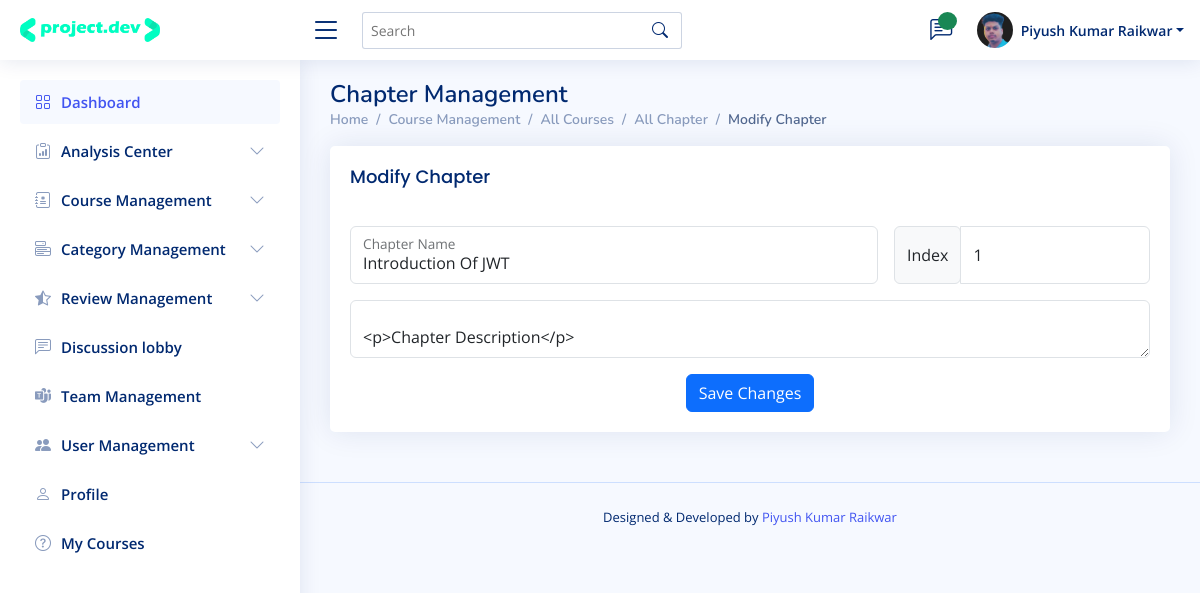
/admin/chapter_management_edit.php?id=11&course_id=57 (signed in), run on the app's committed database.
### tables this page shows
CREATE TABLE `chapter` (
  `chapter_id` int(11) NOT NULL,
  `chapter_index` int(11) NOT NULL,
  `chapter_title` varchar(255) NOT NULL,
  `chapter_description` text NOT NULL,
  `course_id` int(11) NOT NULL,
  `chapter_entry_date` varchar(255) NOT NULL,
  `user_id` varchar(255) NOT NULL,
  `user_email` varchar(255) NOT NULL,
  `active_record` varchar(255) NOT NULL DEFAULT 'Yes'
);

### admin/chapter_management_edit.php (the view, shortened to what this page needs)
<?php include('admin_header.php');
$id = $_GET['id'];
$course_id = $_GET['course_id']; ?>
<body>
  <?php include("navbar.php") ?>
  <?php include('sidebar.php') ?>
  <main id="main" class="main">
    <div class="pagetitle">
      <h1>Chapter Management</h1>
      <nav>
        <ol class="breadcrumb">
          <li class="breadcrumb-item"><a href="index.php">Home</a></li>
          <li class="breadcrumb-item">Course Management</li>
          <li class="breadcrumb-item">All Courses</li>
          <li class="breadcrumb-item">All Chapter</li>
          <li class="breadcrumb-item active">Modify Chapter</li>
        </ol>
      </nav>
    </div>
    <section class="section">
      <div class="row">
        <div class="col-lg-12">
          <div class="card">
            <div class="card-body">
              <h5 class="card-title">Modify Chapter</h5>
              <?php
              $sql_fetch_all_chapter = "SELECT * FROM chapter WHERE chapter_id = '{$id}' AND course_id = '{$course_id}'";
              $result_sql_fetch_all_chapter = mysqli_query($conn, $sql_fetch_all_chapter) or die("Query Failed!!");
              if (mysqli_num_rows($result_sql_fetch_all_chapter) > 0) {
                while ($row_sql_fetch_all_chapter = mysqli_fetch_assoc($result_sql_fetch_all_chapter)) {
              ?>
                  <form class="row g-3" action="<?php $_SERVER['PHP_SELF'] ?>" method="POST" enctype="multipart/form-data" autocomplete="on">
                    <div class="col-md-8">
                      <div class="form-floating mt-3">
                        <input type="text" class="form-control" id="floatingName" placeholder="Course Name" name='course_name' value="<?php echo $row_sql_fetch_all_chapter['chapter_title'] ?>" required>
                        <label for="floatingName">Chapter Name</label>
                      </div>
                    </div>
                    <div class="col-md-4">
                      <div class="input-group mt-3">
                        <div class="input-group-prepend">
                          <span class="input-group-text py-3">Index</span>
                        </div>
                        <input type="number" class="form-control py-3" placeholder="Chapter Index" name='chapter_index' value="<?php echo $row_sql_fetch_all_chapter['chapter_index'] ?>" required>
                      </div>
                    </div>
                    <div class="col-md-12">
                      <div class="form-floating">
                        <textarea name="description" id="editor" class="form-control"><?php echo $row_sql_fetch_all_chapter['chapter_description'] ?></textarea>
                      </div>
                    </div>
                    <div class="text-center">
                      <button type="submit" class="btn btn-primary" name="save" required>Save Changes</button>
                    </div>
                  </form>
              <?php }
              } ?>
            </div>
          </div>
        </div>
      </div>
    </section>
  </main>
  <?php include('admin_footer.php') ?>

### admin/assets/css/style.css (style rules this page uses)
:root { scroll-behavior: smooth; }
body { font-family: "Open Sans", sans-serif; background: #f6f9ff; color: #444444; }
a { color: #4154f1; text-decoration: none; }
h1, h2, h3, h4, h5, h6 { font-family: "Nunito", sans-serif; }
#main { margin-top: 60px; padding: 20px 30px; transition: all 0.3s; }
.pagetitle { margin-bottom: 10px; }
.pagetitle h1 { font-size: 24px; margin-bottom: 0; font-weight: 600; color: #012970; }
.card { margin-bottom: 30px; border: none; border-radius: 5px; box-shadow: 0px 0 30px rgba(1, 41, 112, 0.1); }
.card-title { padding: 20px 0 15px 0; font-size: 18px; font-weight: 500; color: #012970; font-family: "Poppins", sans-serif; }
.card-body { padding: 0 20px 20px 20px; }
.breadcrumb { font-size: 14px; font-family: "Nunito", sans-serif; color: #899bbd; font-weight: 600; }
.breadcrumb a { color: #899bbd; transition: 0.3s; }
.breadcrumb .breadcrumb-item::before { color: #899bbd; }
.breadcrumb .active { color: #51678f; font-weight: 600; }
@media (min-width: 1200px) { #main, #footer { margin-left: 300px; } }

### data on the page
chapter: course_name "Introduction Of JWT", chapter_index "1", description "<p>Chapter Description</p>"

### other printed values
$_SESSION['username'] "Piyush Kumar Raikwar"
